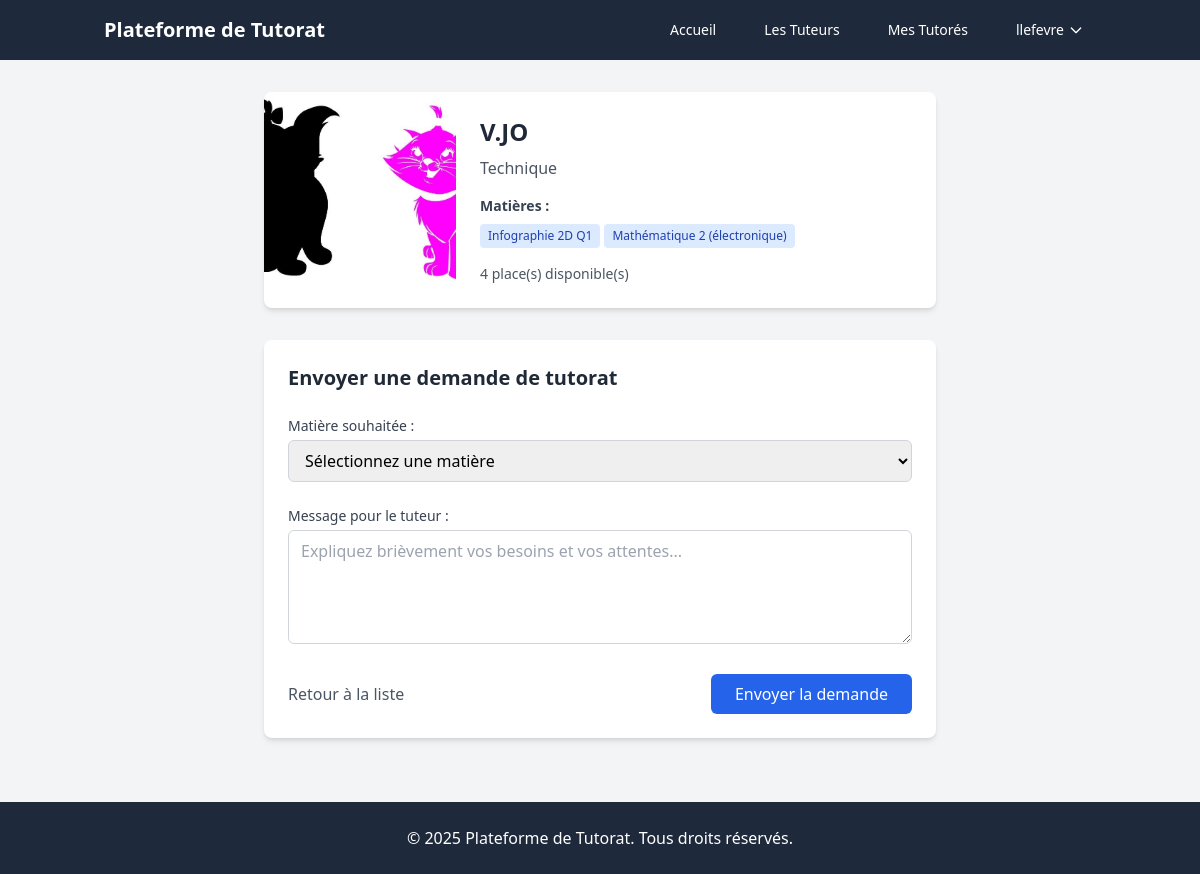
The page /contact-tutor.php?id=41 (signed in) on the database its author committed.
### tables this page shows
CREATE TABLE `users` (
  `id` int(11) NOT NULL,
  `firstname` varchar(50) NOT NULL,
  `lastname` varchar(50) NOT NULL,
  `username` varchar(50) NOT NULL,
  `email` varchar(255) NOT NULL,
  `password` varchar(255) NOT NULL,
  `photo` varchar(255) DEFAULT NULL,
  `phone` varchar(20) DEFAULT NULL,
  `study_level` enum('Bloc 1','Bloc 2 - poursuite d''études','Bloc 2 - année diplômante','Master') NOT NULL,
  `department_id` int(11) NOT NULL,
  `section` varchar(100) NOT NULL,
  `created_at` timestamp NULL DEFAULT CURRENT_TIMESTAMP,
  `updated_at` timestamp NULL DEFAULT CURRENT_TIMESTAMP ON UPDATE CURRENT_TIMESTAMP,
  `user_type` enum('tutor','tutee') NOT NULL,
  `status` enum('pending','published','rejected') NOT NULL DEFAULT 'pending'
);

CREATE TABLE `departments` (
  `id` int(11) NOT NULL,
  `name` varchar(50) NOT NULL
);

CREATE TABLE `tutors` (
  `id` int(11) NOT NULL,
  `user_id` int(11) NOT NULL,
  `max_tutees` int(11) DEFAULT '4',
  `current_tutees` int(11) DEFAULT '0'
);

### contact-tutor.php (the view, shortened to what this page needs)
<?php
require_once 'includes/queries/relationship-queries.php';
$db = Database::getInstance()->getConnection();
$tutor_user_id = filter_var($_GET['id'] ?? 0, FILTER_VALIDATE_INT);
try {
    $stmt = $db->prepare("
        SELECT
            u.id,
            u.firstname,
            u.lastname,
            u.photo,
            u.username,
            d.name as department_name,
            GROUP_CONCAT(DISTINCT s.name) as subjects,
            GROUP_CONCAT(DISTINCT s.id) as subject_ids,
            t.id as tutor_id,
            t.current_tutees
        FROM users u
        JOIN departments d ON u.department_id = d.id
        JOIN tutors t ON u.id = t.user_id
        LEFT JOIN tutor_subjects ts ON t.id = ts.tutor_id
        LEFT JOIN subjects s ON ts.subject_id = s.id
        WHERE u.id = ? AND u.user_type = 'tutor'
        GROUP BY u.id
    ");
    $stmt->execute([$tutor_user_id]);
    $tutor = $stmt->fetch();
} catch (PDOException $e) {
    header('Location: all-tutors.php');
    exit();
}
require_once 'includes/header.php';
?>
<main class="container mx-auto px-4 py-8">
    <div class="max-w-2xl mx-auto">
        <div class="bg-white rounded-lg shadow-md overflow-hidden mb-8">
            <div class="md:flex">
                <div class="md:flex-shrink-0">
                    <?php if ($tutor['photo']): ?>
                        <img src="uploads/<?php echo htmlspecialchars($tutor['photo']); ?>"
                             alt="Photo de <?php echo htmlspecialchars($tutor['username']); ?>"
                             class="h-48 w-full md:w-48 object-cover">
                    <?php endif; ?>
                </div>
                <div class="p-6">
                    <h2 class="text-2xl font-bold text-gray-800 mb-2">
                        <?php echo htmlspecialchars($tutor['username']); ?>
                    </h2>
                    <p class="text-gray-600 mb-4"><?php echo htmlspecialchars($tutor['department_name']); ?></p>
                    <?php if ($tutor['subjects']): ?>
                        <div class="mb-4">
                            <h3 class="text-sm font-semibold text-gray-700 mb-2">Matières :</h3>
                            <div class="flex flex-wrap gap-1">
                                <?php foreach (explode(',', $tutor['subjects']) as $subject): ?>
                                    <span class="inline-block bg-blue-100 text-blue-800 text-xs px-2 py-1 rounded">
                                        <?php echo htmlspecialchars($subject); ?>
                                    </span>
                                <?php endforeach; ?>
                            </div>
                        </div>
                    <?php endif; ?>
                    <p class="text-sm text-gray-600">
                        <span class="font-medium"><?php echo 4 - $tutor['current_tutees']; ?></span> place(s) disponible(s)
                    </p>
                </div>
            </div>
        </div>
        <div class="bg-white rounded-lg shadow-md p-6">
            <h3 class="text-xl font-bold text-gray-800 mb-6">Envoyer une demande de tutorat</h3>
            <form method="POST" class="space-y-6">
                <div>
                    <label for="subject_id" class="block text-sm font-medium text-gray-700 mb-1">
                        Matière souhaitée :
                    </label>
                    <select name="subject_id" id="subject_id" required
                            class="w-full px-3 py-2 border border-gray-300 rounded-md focus:outline-none focus:ring-2 focus:ring-blue-500">
                        <option value="">Sélectionnez une matière</option>
                    </select>
                </div>
                <div>
                    <label for="message" class="block text-sm font-medium text-gray-700 mb-1">
                        Message pour le tuteur :
                    </label>
                    <textarea name="message" id="message" rows="4" required
                              class="w-full px-3 py-2 border border-gray-300 rounded-md focus:outline-none focus:ring-2 focus:ring-blue-500"
                              placeholder="Expliquez brièvement vos besoins et vos attentes..."></textarea>
                </div>
                <div class="flex justify-between items-center">
                    <a href="all-tutors.php"
                       class="text-gray-600 hover:text-gray-800">
                        Retour à la liste
                    </a>
                    <button type="submit"
                            class="bg-blue-600 text-white px-6 py-2 rounded-md hover:bg-blue-700 transition-colors">
                        Envoyer la demande
                    </button>
                </div>
            </form>
        </div>
    </div>
</main>
<?php require_once 'includes/footer.php'; ?>

### rows shown on the page
users: photo (picture), username "V.JO", department.name "Technique", tutors.current_tutees "4"

### other values the page prints
$_SESSION['username'] "llefevre"
$subject "Infographie 2D Q1"
$subject "Mathématique 2 (électronique)"
